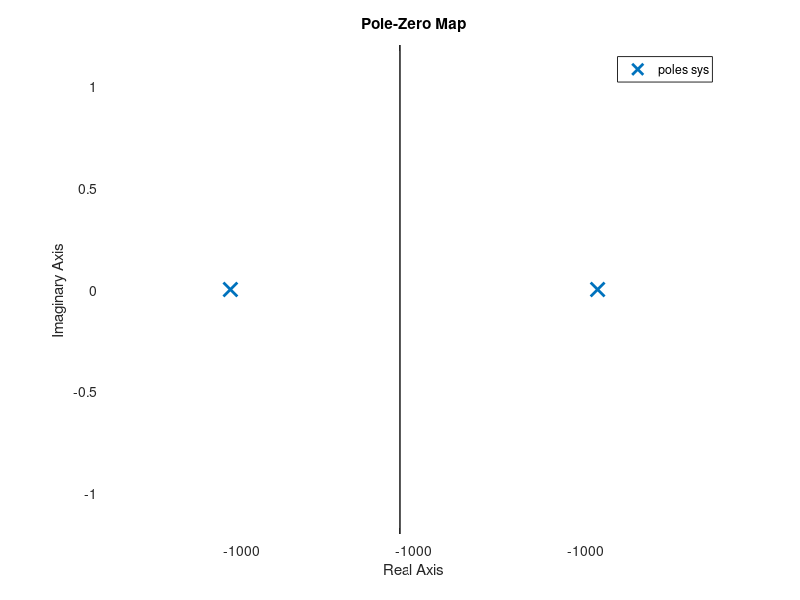
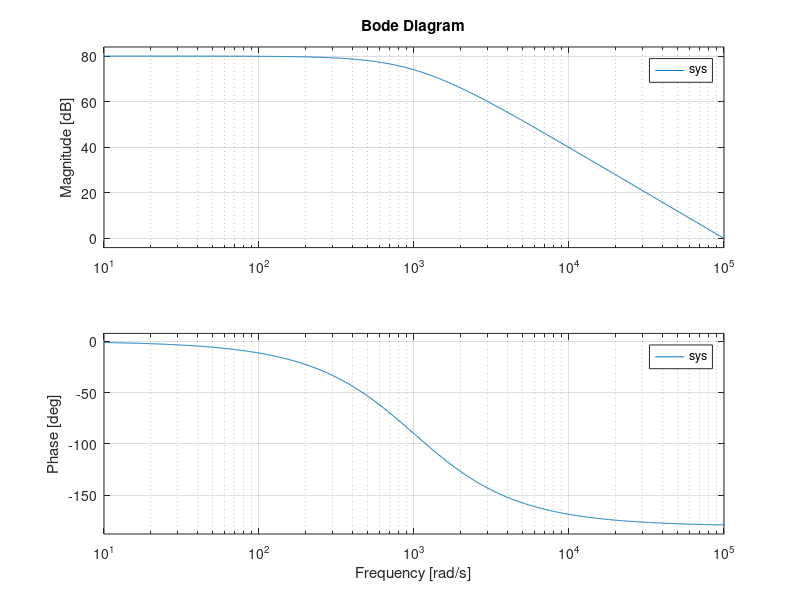

MATLAB code for these plots, in order: (Note: this script raises an error after producing the figures.)
% TF Derrived from bode plot in class on 10/23
s = tf('s');
sys = (10^10)/((s+1000)*(s+1000));

grid on;

figure(1) 
pzmap(sys);

figure(2)
bode(sys);

figure(3);
h = pzplot(sys);grid on;
